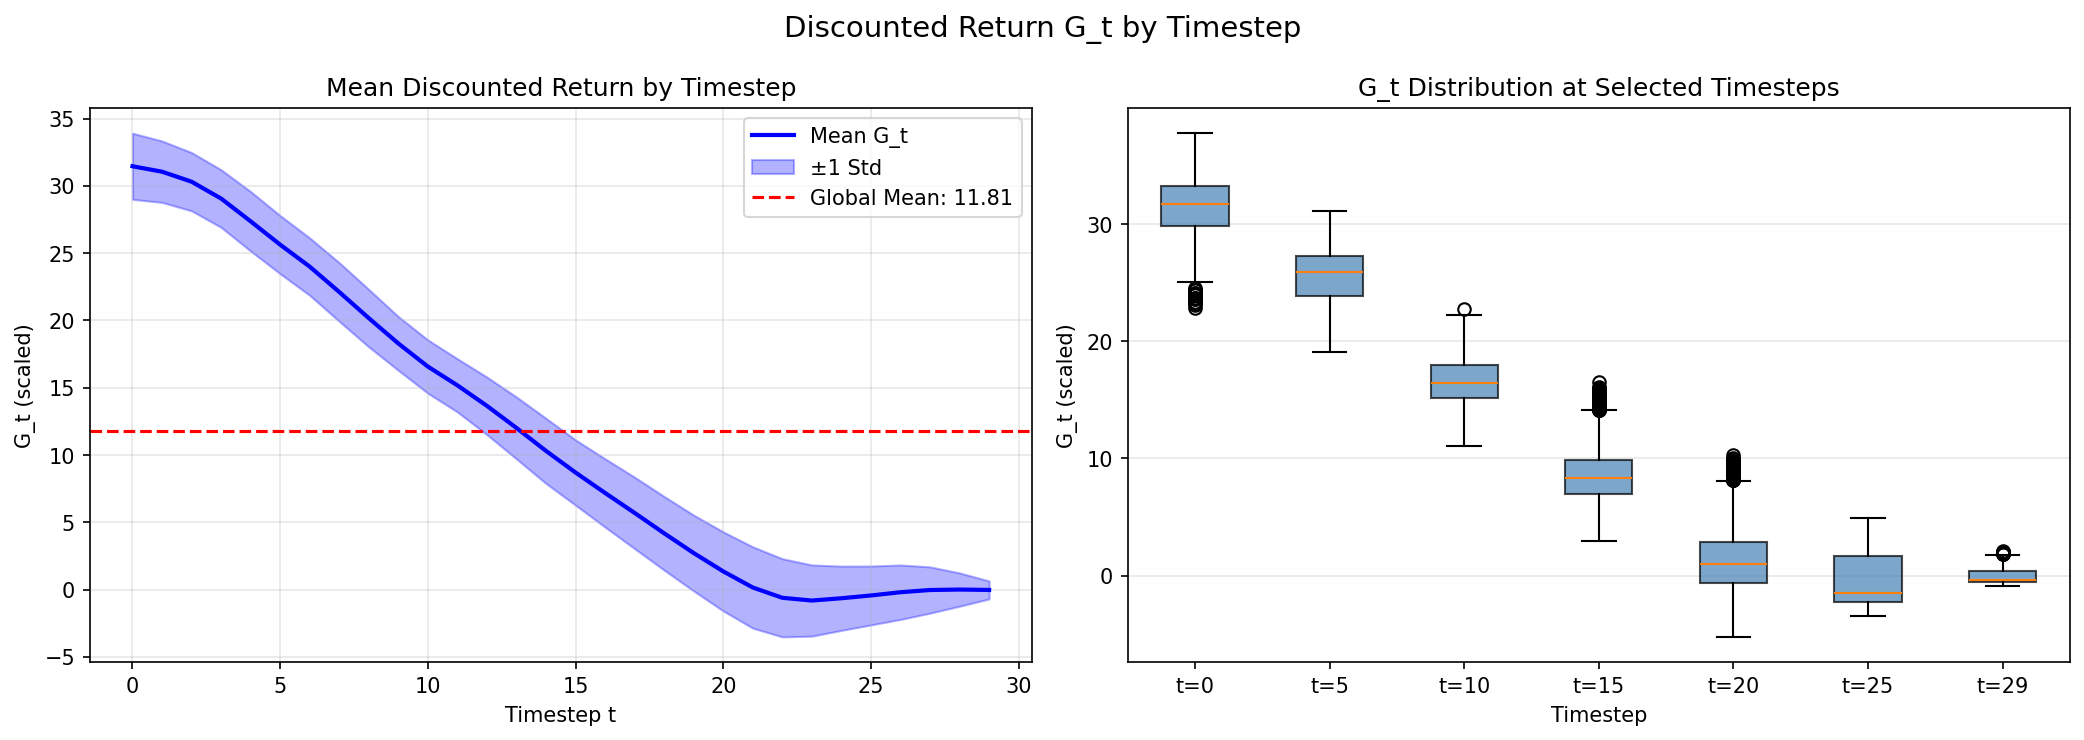

Here is the Python script that generated this plot:
"""
Discounted Return (G_t) Analysis by Timestep

Computes and visualizes the average discounted return G_t for each timestep t
in the episode. This shows how expected future value decreases as we approach
the terminal state.

Output: analysis/gt_by_timestep.txt and analysis/gt_by_timestep.png
"""
import torch
import numpy as np
import matplotlib.pyplot as plt
from pathlib import Path

PROJECT_ROOT = Path(__file__).resolve().parents[1]


def compute_discounted_returns(rewards: list, gamma: float = 0.99) -> list:
    """
    Calculates G_t (discounted return) for every timestep t in an episode.
    
    G_t = r_t + gamma * r_{t+1} + gamma^2 * r_{t+2} + ... + gamma^{T-t} * r_T
    
    Args:
        rewards: List of rewards for one episode.
        gamma: Discount factor.
    
    Returns:
        List of discounted returns, one for each timestep.
    """
    G = 0.0
    returns = []
    for r in reversed(rewards):
        G = r + gamma * G
        returns.insert(0, G)
    return returns


def analyze_gt_by_timestep(
    dataset_path: str,
    output_txt: str,
    output_png: str,
    gamma: float = 0.99,
    steps_per_episode: int = 30,
    reward_scale: float = 0.1
) -> None:
    """
    Analyzes the distribution of G_t values for each timestep and writes
    diagnostics to file.
    
    Args:
        dataset_path: Path to the dataset .pt file.
        output_txt: Path to write text diagnostics.
        output_png: Path to save the plot.
        gamma: Discount factor.
        steps_per_episode: Number of steps per episode.
        reward_scale: Reward scaling factor used during training.
    """
    # Load dataset
    dataset = torch.load(dataset_path)
    rewards_tensor = dataset['rewards'].flatten()
    
    total_samples = len(rewards_tensor)
    num_episodes = total_samples // steps_per_episode
    
    # Compute G_t for each episode and organize by timestep
    gt_by_timestep = {t: [] for t in range(steps_per_episode)}
    
    for ep in range(num_episodes):
        start_idx = ep * steps_per_episode
        end_idx = start_idx + steps_per_episode
        
        ep_rewards = rewards_tensor[start_idx:end_idx].tolist()
        ep_returns = compute_discounted_returns(ep_rewards, gamma)
        
        for t, g in enumerate(ep_returns):
            gt_by_timestep[t].append(g * reward_scale)
    
    # Compute statistics for each timestep
    timesteps = list(range(steps_per_episode))
    means = []
    stds = []
    mins = []
    maxs = []
    medians = []
    
    for t in timesteps:
        values = np.array(gt_by_timestep[t])
        means.append(values.mean())
        stds.append(values.std())
        mins.append(values.min())
        maxs.append(values.max())
        medians.append(np.median(values))
    
    means = np.array(means)
    stds = np.array(stds)
    
    # Write diagnostics to file
    with open(output_txt, 'w') as f:
        f.write("=" * 70 + "\n")
        f.write("DISCOUNTED RETURN (G_t) ANALYSIS BY TIMESTEP\n")
        f.write("=" * 70 + "\n\n")
        
        f.write(f"Dataset: {dataset_path}\n")
        f.write(f"Episodes: {num_episodes}\n")
        f.write(f"Steps per episode: {steps_per_episode}\n")
        f.write(f"Gamma: {gamma}\n")
        f.write(f"Reward scale: {reward_scale}\n\n")
        
        f.write("-" * 70 + "\n")
        f.write("SUMMARY\n")
        f.write("-" * 70 + "\n")
        f.write(f"Global Mean G_t:     {np.mean(means):.4f}\n")
        f.write(f"G_0 (start state):   {means[0]:.4f} ± {stds[0]:.4f}\n")
        f.write(f"G_14 (mid state):    {means[14]:.4f} ± {stds[14]:.4f}\n")
        f.write(f"G_29 (end state):    {means[29]:.4f} ± {stds[29]:.4f}\n\n")
        
        f.write("-" * 70 + "\n")
        f.write("DETAILED G_t BY TIMESTEP (scaled)\n")
        f.write("-" * 70 + "\n")
        f.write(f"{'t':<5} {'Mean':<10} {'Std':<10} {'Min':<10} {'Max':<10} {'Median':<10}\n")
        f.write("-" * 70 + "\n")
        
        for t in timesteps:
            f.write(f"{t:<5} {means[t]:<10.4f} {stds[t]:<10.4f} "
                    f"{mins[t]:<10.4f} {maxs[t]:<10.4f} {medians[t]:<10.4f}\n")
        
        f.write("\n")
        f.write("=" * 70 + "\n")
        f.write("INTERPRETATION\n")
        f.write("=" * 70 + "\n")
        f.write("- G_t represents the expected discounted return from timestep t.\n")
        f.write("- Q(s_t, a_t) should converge to approximately G_t for that timestep.\n")
        f.write("- V(s_t) should converge to the tau-expectile of Q(s_t, a) values.\n")
        f.write(f"- The decreasing trend shows correct discounting behavior.\n")
        f.write(f"- If your Q-values don't follow this curve, there may be a bug.\n")
    
    # Create visualization
    fig, axes = plt.subplots(1, 2, figsize=(14, 5))
    fig.suptitle('Discounted Return G_t by Timestep', fontsize=14)
    
    # Left: Mean with std band
    ax1 = axes[0]
    ax1.plot(timesteps, means, 'b-', linewidth=2, label='Mean G_t')
    ax1.fill_between(timesteps, means - stds, means + stds, alpha=0.3, color='blue', label='±1 Std')
    ax1.axhline(np.mean(means), color='red', linestyle='--', label=f'Global Mean: {np.mean(means):.2f}')
    ax1.set_xlabel('Timestep t')
    ax1.set_ylabel('G_t (scaled)')
    ax1.set_title('Mean Discounted Return by Timestep')
    ax1.legend()
    ax1.grid(True, alpha=0.3)
    
    # Right: Box plot for selected timesteps
    ax2 = axes[1]
    selected_t = [0, 5, 10, 15, 20, 25, 29]
    box_data = [gt_by_timestep[t] for t in selected_t]
    bp = ax2.boxplot(box_data, labels=[f't={t}' for t in selected_t], patch_artist=True)
    for patch in bp['boxes']:
        patch.set_facecolor('steelblue')
        patch.set_alpha(0.7)
    ax2.set_xlabel('Timestep')
    ax2.set_ylabel('G_t (scaled)')
    ax2.set_title('G_t Distribution at Selected Timesteps')
    ax2.grid(True, alpha=0.3, axis='y')
    
    plt.tight_layout()
    plt.savefig(output_png, dpi=150, bbox_inches='tight')
    plt.close()
    
    print(f"Diagnostics written to: {output_txt}")
    print(f"Plot saved to: {output_png}")


if __name__ == "__main__":
    dataset_path = PROJECT_ROOT / "data" / "inv_management_base_stock.pt"
    output_txt = PROJECT_ROOT / "analysis" / "gt_by_timestep.txt"
    output_png = PROJECT_ROOT / "analysis" / "gt_by_timestep.png"
    
    if not dataset_path.exists():
        print(f"Dataset not found: {dataset_path}")
        exit(1)
    
    analyze_gt_by_timestep(
        str(dataset_path),
        str(output_txt),
        str(output_png)
    )
